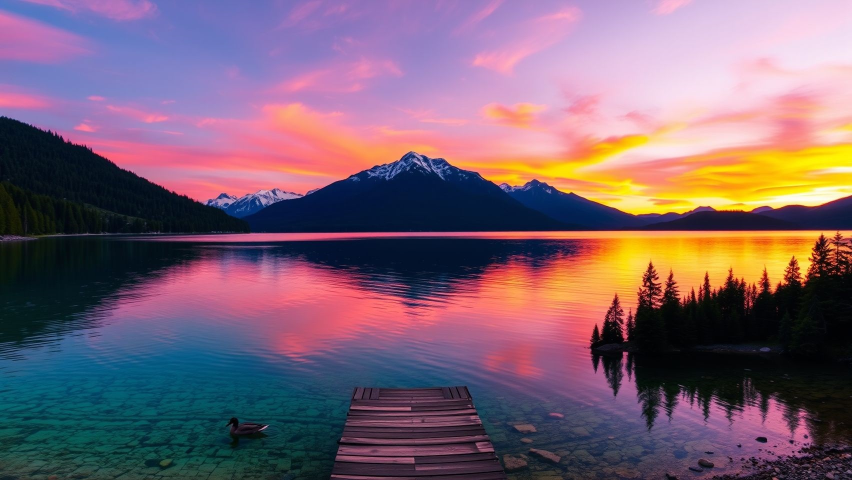
#> input picture photo.jpg, 1704 x 960 px, found by its file name (shown at 1/2 size)
$ python compare_5algos_3gamma.py
#> lines starting #> are read from the running program, lines starting #| are printed output that depends on the picture
from __future__ import annotations

from pathlib import Path
from typing import Iterable

from PIL import Image, ImageOps, ImageDraw

W, H = 800, 480

PALETTE = [
    (0, 0, 0),       # black
    (255, 255, 255), # white
    (255, 255, 0),   # yellow
    (255, 0, 0),     # red
    (0, 0, 255),     # blue
    (0, 255, 0),     # green
]

ALGOS = [
    "fs_serpentine",
    "atkinson",
    "yliluoma",
    "dbs",
]

# low / mid / high
GAMMAS = [0.85, 1.00, 1.20]

# 8x8 Bayer (0..63)
BAYER8 = [
    [0, 48, 12, 60, 3, 51, 15, 63],
    [32, 16, 44, 28, 35, 19, 47, 31],
    [8, 56, 4, 52, 11, 59, 7, 55],
    [40, 24, 36, 20, 43, 27, 39, 23],
    [2, 50, 14, 62, 1, 49, 13, 61],
    [34, 18, 46, 30, 33, 17, 45, 29],
    [10, 58, 6, 54, 9, 57, 5, 53],
    [42, 26, 38, 22, 41, 25, 37, 21],
]

OUT_ROOT = Path(r"d:\MyCode\ESP\E-paper\debug_compare_5algos_3gamma")

INPUTS = {
    "photo": Path(r"d:\MyCode\ESP\E-paper\photo.jpg"),
    "image": Path(r"d:\MyCode\ESP\设计思路资料\正确抖动结果\image.jpg"),
}


def dist2w(a: tuple[float, float, float], b: tuple[int, int, int]) -> float:
    dr = a[0] - b[0]
    dg = a[1] - b[1]
    db = a[2] - b[2]
    return 3 * dr * dr + 6 * dg * dg + db * db


def nearest_idx(rgb: tuple[float, float, float]) -> int:
    best = 1e30
    out = 0
    for i, c in enumerate(PALETTE):
        d = dist2w(rgb, c)
        if d < best:
            best = d
            out = i
    return out


# [16 lines left out: function nearest_two, not called in this run]


def preprocess_like_firmware_fit(img: Image.Image, allow_rotate: bool = True) -> Image.Image:
#> called with allow_rotate = True
    img = img.convert("RGBA")
    src_landscape = img.width >= img.height
#> src_landscape = True
    frame_landscape = W >= H
    rotate90 = (src_landscape != frame_landscape) if allow_rotate else False
#> rotate90 = False
    src_w = img.height if rotate90 else img.width
#> src_w = 1704
    src_h = img.width if rotate90 else img.height
#> src_h = 960
    sx = W / src_w
#> sx = 0.469
    sy = H / src_h
#> sy = 0.5
    scale = min(sx, sy)
#> scale = 0.469
    dw = src_w * scale
#> dw = 800
    dh = src_h * scale
#> dh = 450.7

    canvas = Image.new("RGBA", (W, H), (255, 255, 255, 255))
#> canvas: PIL image 800x480 RGBA; every value is 255
    if not rotate90:
        rw = max(1, int(round(dw)))
#> rw = 800
        rh = max(1, int(round(dh)))
#> rh = 451
        resized = img.resize((rw, rh), Image.Resampling.LANCZOS)
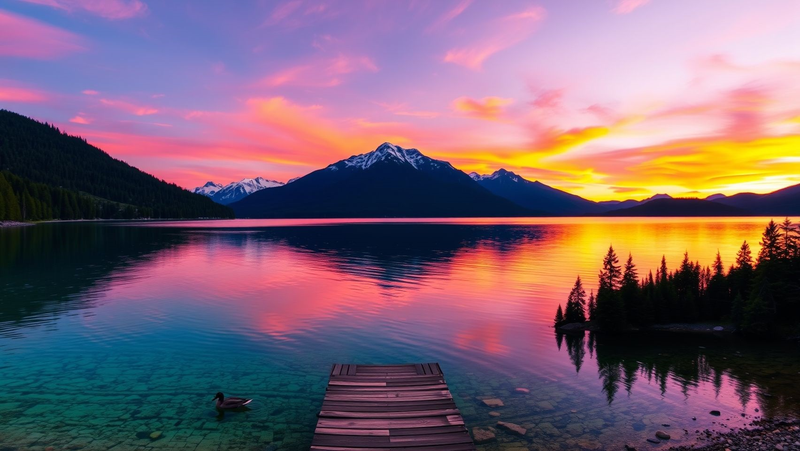
#> resized: PIL image 800x451 RGBA; mean R, G, B, A 124.2, 97.9, 112.7, 255
        px = int(round((W - dw) * 0.5))
#> px = 0
        py = int(round((H - dh) * 0.5))
#> py = 15
        canvas.alpha_composite(resized, (px, py))
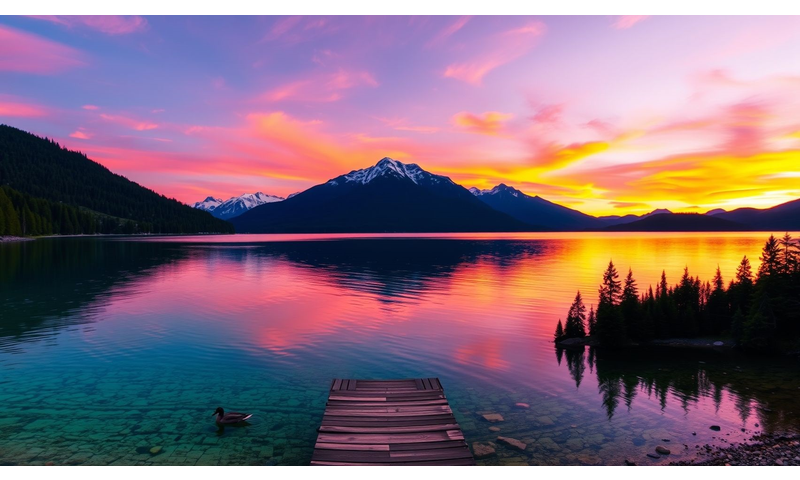
#> canvas: PIL image 800x480 RGBA; mean R, G, B, A 132.1, 107.4, 121.3, 255
        return canvas

    rw = max(1, int(round(dh)))
    rh = max(1, int(round(dw)))
    resized = img.resize((rw, rh), Image.Resampling.LANCZOS)
    rotated = resized.rotate(-90, expand=True)
    px = int(round((W - rotated.width) * 0.5))
    py = int(round((H - rotated.height) * 0.5))
    canvas.alpha_composite(rotated, (px, py))
    return canvas


def apply_gamma_rgba(canvas: Image.Image, gamma: float) -> list[float]:
    rgba = canvas.tobytes()
    work = [0.0] * (W * H * 3)
    inv_gamma = 1.0 / gamma
    for i in range(W * H):
        p4 = i * 4
        a = rgba[p4 + 3]
        if a < 8:
            r = g = b = 255.0
        else:
            r = float(rgba[p4 + 0])
            g = float(rgba[p4 + 1])
            b = float(rgba[p4 + 2])
        # simple display gamma correction
        r = 255.0 * ((r / 255.0) ** inv_gamma)
        g = 255.0 * ((g / 255.0) ** inv_gamma)
        b = 255.0 * ((b / 255.0) ** inv_gamma)
        p3 = i * 3
        work[p3 + 0] = r
        work[p3 + 1] = g
        work[p3 + 2] = b
    return work


def quantize_error_diffusion(base: list[float], algo: str) -> Image.Image:
    work = base[:]  # copy
    out = Image.new("RGB", (W, H), (255, 255, 255))
    op = out.load()

    def clamp(v: float) -> float:
        if v < 0:
            return 0.0
        if v > 255:
            return 255.0
        return v

    def add(x: int, y: int, er: float, eg: float, eb: float, w: float) -> None:
        if x < 0 or x >= W or y < 0 or y >= H:
            return
        idx = (y * W + x) * 3
        work[idx + 0] += er * w
        work[idx + 1] += eg * w
        work[idx + 2] += eb * w

    for y in range(H):
        serp = algo == "fs_serpentine"
        rev = serp and (y % 2 == 1)
        x_iter: Iterable[int] = range(W - 1, -1, -1) if rev else range(W)
        for x in x_iter:
            i = (y * W + x) * 3
            rgb = (clamp(work[i + 0]), clamp(work[i + 1]), clamp(work[i + 2]))
            pi = nearest_idx(rgb)
            pr, pg, pb = PALETTE[pi]
            op[x, y] = (pr, pg, pb)
            er = rgb[0] - pr
            eg = rgb[1] - pg
            eb = rgb[2] - pb

            if algo == "fs_serpentine":
                if not rev:
                    add(x + 1, y, er, eg, eb, 7 / 16)
                    add(x - 1, y + 1, er, eg, eb, 3 / 16)
                    add(x, y + 1, er, eg, eb, 5 / 16)
                    add(x + 1, y + 1, er, eg, eb, 1 / 16)
                else:
                    add(x - 1, y, er, eg, eb, 7 / 16)
                    add(x + 1, y + 1, er, eg, eb, 3 / 16)
                    add(x, y + 1, er, eg, eb, 5 / 16)
                    add(x - 1, y + 1, er, eg, eb, 1 / 16)
            elif algo == "atkinson":
                r = 1 / 8
                add(x + 1, y, er, eg, eb, r)
                add(x + 2, y, er, eg, eb, r)
                add(x - 1, y + 1, er, eg, eb, r)
                add(x, y + 1, er, eg, eb, r)
                add(x + 1, y + 1, er, eg, eb, r)
                add(x, y + 2, er, eg, eb, r)
    return out


# [64 lines left out: functions quantize_yliluoma, quantize_dbs, not called in this run]


def run_algo(base: list[float], algo: str) -> Image.Image:
    if algo in {"fs_serpentine", "atkinson"}:
        return quantize_error_diffusion(base, algo)
    if algo == "yliluoma":
        return quantize_yliluoma(base)
    if algo == "dbs":
        return quantize_dbs(base, iters=2)
    raise ValueError(algo)


# [14 lines left out: function make_sheet, not called in this run]


def main() -> None:
    for case_name, src_path in INPUTS.items():
        case_dir = OUT_ROOT / case_name
        case_dir.mkdir(parents=True, exist_ok=True)

        src = Image.open(src_path).convert("RGBA")
        src.save(case_dir / "00_input_used.png")
        allow_rotate = case_name != "image"
        pre = preprocess_like_firmware_fit(src, allow_rotate=allow_rotate)
        pre.save(case_dir / "01_preprocessed_singlemode.png")

        for gamma in GAMMAS:
            gtag = f"gamma_{gamma:.2f}"
            gdir = case_dir / gtag
            gdir.mkdir(parents=True, exist_ok=True)
            base = apply_gamma_rgba(pre, gamma)

            rendered: list[tuple[str, Image.Image]] = []
            for algo in ALGOS:
                out = run_algo(base, algo)
                out.save(gdir / f"02_{algo}.png")
                rendered.append((algo, out))

            make_sheet(
                rendered,
                title=f"{case_name} | {gtag} | FS-serp / Atkinson / Yliluoma / DBS",
                out_path=gdir / "03_compare_grid_4algos.png",
            )

    (OUT_ROOT / "README.txt").write_text(
        "4 algorithms x 3 gamma levels\n"
        "Algorithms: fs_serpentine, atkinson, yliluoma, dbs\n"
        "Gammas: 0.85, 1.00, 1.20\n"
        "Input cases: photo + image\n"
        "Mode: single fit-like firmware preprocess\n"
        "Rotation: photo follows firmware auto-rotate rule; image keeps original orientation (no rotate)\n",
        encoding="utf-8",
    )
    print(str(OUT_ROOT))


if __name__ == "__main__":
#> (the run stopped early here; a loop or call above may not have finished)
